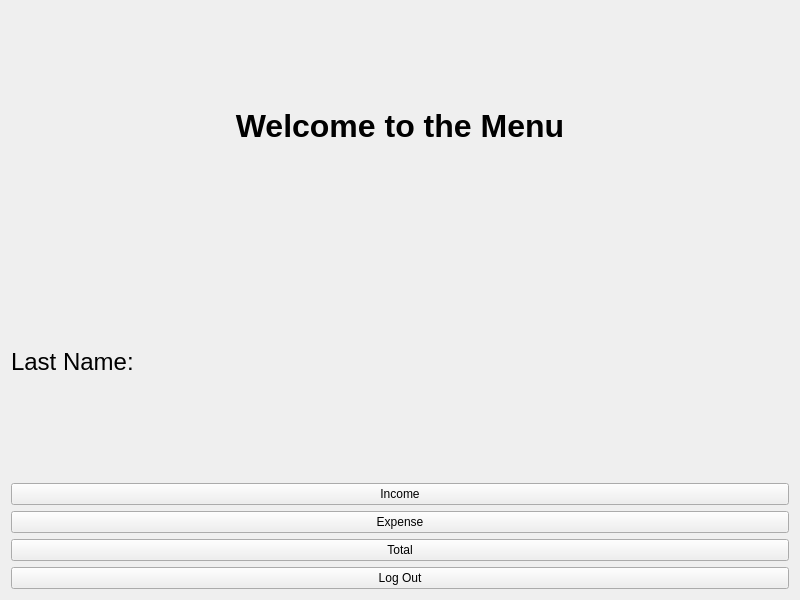
<?xml version="1.0" encoding="UTF-8"?>
<ui version="4.0">
 <class>MenuWindow</class>
 <widget class="QWidget" name="MenuWindow">
  <property name="geometry">
   <rect>
    <x>0</x>
    <y>0</y>
    <width>800</width>
    <height>600</height>
   </rect>
  </property>
  <property name="windowTitle">
   <string>Menu</string>
  </property>
  <layout class="QVBoxLayout" name="verticalLayout_menu">
    <!-- Banner label -->
    <item>
     <widget class="QLabel" name="bannerLabel">
      <property name="text">
       <string>Welcome to the Menu</string>
      </property>
      <property name="font">
        <font>
          <pointsize>24</pointsize>
          <bold>true</bold>
        </font>
      </property>
      <property name="alignment">
        <set>Qt::AlignCenter</set>
      </property>
     </widget>
    </item>
    <!-- User Last Name label -->
    <item>
     <widget class="QLabel" name="userLastNameLabel">
      <property name="text">
       <string>Last Name: </string>
      </property>
      <property name="font">
        <font>
          <pointsize>18</pointsize>
        </font>
      </property>
     </widget>
    </item>
    <!-- Income button -->
    <item>
     <widget class="QPushButton" name="incomeButton">
      <property name="text">
       <string>Income</string>
      </property>
     </widget>
    </item>
    <!-- Expense button -->
    <item>
     <widget class="QPushButton" name="expenseButton">
      <property name="text">
       <string>Expense</string>
      </property>
     </widget>
    </item>
    <!-- Total button -->
    <item>
     <widget class="QPushButton" name="totalButton">
      <property name="text">
       <string>Total</string>
      </property>
     </widget>
    </item>
    <!-- Log Out button -->
    <item>
     <widget class="QPushButton" name="logoutButton">
      <property name="text">
       <string>Log Out</string>
      </property>
     </widget>
    </item>
   </layout>
 </widget>
 <resources/>
 <connections/>
</ui>
